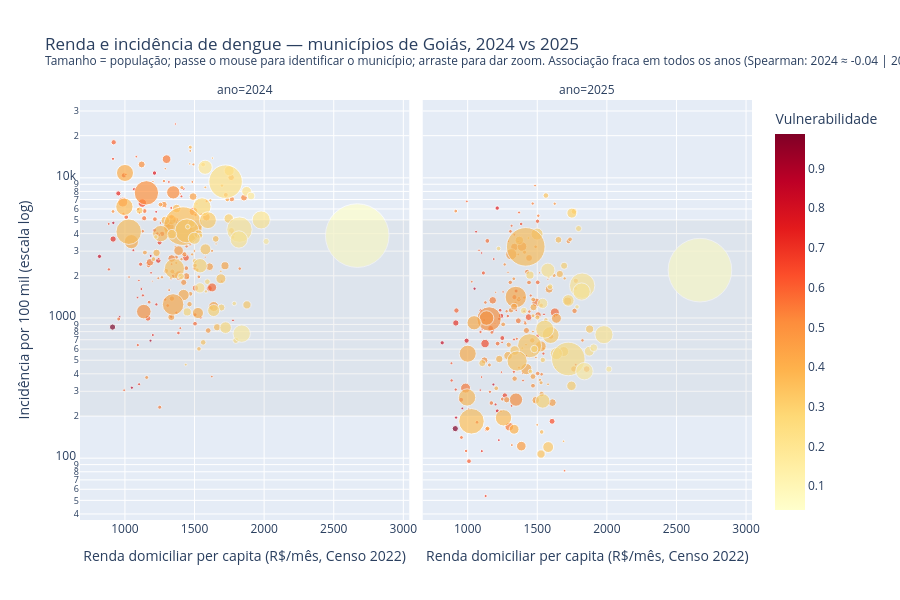

The notebook cell this image was saved under:
### Markdown cell above
## Como o índice de vulnerabilidade é calculado

Duas versões, ambas derivadas exclusivamente de dados oficiais (Censo 2022, API SIDRA):

**Visão 1 — somente renda**:

$$ V_{renda} = 1 - \frac{renda\_pc - \min}{\max - \min} = 1-\text{norm}(renda\_pc)$$

Onde $ renda\_pc $ é o rendimento nominal médio mensal domiciliar per capita (tabela 10295, variável 13431). Min–max invertido: o município mais rico do estado recebe 0 e o mais pobre recebe 1.

**Visão 2 — multidimensional** (atual, média de quatro componentes min–max):

$$ V = \frac{1}{4}\left[ (1-\text{norm}(renda\_pc) + \text{norm}(100-pct\_agua\_rede) + \text{norm}(100-pct\_esgoto\_rede) + \text{norm}(100-pct\_lixo\_coletado) \right]$$

Componentes do Censo 2022 (todos por município, % de domicílios particulares permanentes ocupados):

- \(pct\_agua\_rede\): com ligação à rede geral de distribuição de água como forma principal (tabela 6803, categoria 72144);
- \(pct\_esgoto\_rede\): com esgotamento sanitário ligado à rede geral/pluvial (tabela 6805, categoria 46290);
- \(pct\_lixo\_coletado\): com lixo coletado direta ou indiretamente (tabela 6892, categoria 2520);
- \(\text{norm}(\cdot)\) é a normalização min–max sobre os 246 municípios de Goiás; as privações entram invertidas (menos cobertura = mais vulnerável).

Cada componente pesa 25%. Nenhum valor é imputado: se um indicador falta para um município, o índice usa a média dos componentes disponíveis. Fonte: `scripts/baixar_ibge_renda.py`; procedência em `data/raw/metadados_ibge_renda.json`.

A versão multidimensional corrige a principal limitação da versão só-renda: capturar saneamento e serviços urbanos, determinantes diretos da dengue, e não deixar que a renda sozinha "fale" pelo município — como o exemplo a seguir mostra.

### Code cell
import numpy as np
import plotly.express as px
rho={ano:g.renda_pc.corr(g.incidencia_100k,method="spearman") for ano,g in base.groupby("ano")}
# Escala logarítmica: a incidência varia de ~200 a ~24 mil por 100 mil e concentra-se abaixo de ~5 mil.
fig=px.scatter(base,x="renda_pc",y="incidencia_100k",log_y=True,facet_col="ano",
               size="populacao",size_max=45,
               color="vulnerabilidade",color_continuous_scale="YlOrRd",
               hover_name="municipio",
               hover_data={"populacao":":,","casos":":,","renda_pc":":.0f",
                           "incidencia_100k":":,.0f","vulnerabilidade":":.2f"},
               labels={"renda_pc":"Renda domiciliar per capita (R$/mês, Censo 2022)",
                       "incidencia_100k":"Incidência por 100 mil (escala log)",
                       "vulnerabilidade":"Índice de vulnerabilidade (0-1)"},
               title=f"Renda e incidência de dengue — municípios de Goiás, {' vs '.join(rho)}<br>"
                     "<sup>Tamanho = população; passe o mouse para identificar o município; arraste para dar zoom. "
                     f"Associação fraca em todos os anos (Spearman: {' | '.join(f'{a} ≈ {v:.2f}' for a,v in rho.items())}): renda baixa é condição dominante no estado, "
                     "mas não separa sozinha quem adoece mais.</sup>")
# Destaca o agrupamento dominante: renda baixa com incidência abaixo de ~5 mil/100 mil.
fig.add_hrect(y0=200,y1=5000,fillcolor="grey",opacity=0.08,line_width=0,
              annotation_text="concentração: renda ≈ 1 salário mínimo, incidência < 5 mil/100 mil",
              annotation_position="inside top left",row="all",col="all")
# mostrando o gráfico final com as anotações e destaques
fig.update_layout(height=600,font_size=12,
                  coloraxis_colorbar={"title":{"text":"Vulnerabilidade"}})
fig.show()
# salvando o gráfico interativo em HTML
fig.write_html("grafico_renda_incidencia.html",include_plotlyjs="cdn")
print("Gráfico interativo salvo em notebooks/grafico_renda_incidencia.html")

### Figure 1 — Plotly figure (JSON) as saved in the notebook; plotly's stock layout.template omitted (floating-point values rounded to 4 significant figures; data arrays with more than 128 entries replaced by an {"elided": "..."} marker saying what was removed)
{"data": [{"customdata": {"elided": "246x3 float values"}, "hovertemplate": "<b>%{hovertext}</b><br><br>ano=2024<br>Renda domiciliar per capita (R$/mês, Censo 2022)=%{x:.0f}<br>Incidência por 100 mil (escala log)=%{y:,.0f}<br>populacao=%{customdata[0]:,}<br>casos=%{customdata[1]:,}<br>Índice de vulnerabilidade (0-1)=%{marker.color:.2f}<extra></extra>", "hovertext": {"elided": "246 str values"}, "legendgroup": "", "marker": {"color": {"elided": "246 float values"}, "coloraxis": "coloraxis", "size": {"elided": "246 int values"}, "sizemode": "area", "sizeref": 738.1, "symbol": "circle"}, "mode": "markers", "name": "", "orientation": "v", "showlegend": false, "type": "scatter", "x": {"elided": "246 float values"}, "xaxis": "x", "y": {"elided": "246 float values"}, "yaxis": "y"}, {"customdata": {"elided": "246x3 float values"}, "hovertemplate": "<b>%{hovertext}</b><br><br>ano=2025<br>Renda domiciliar per capita (R$/mês, Censo 2022)=%{x:.0f}<br>Incidência por 100 mil (escala log)=%{y:,.0f}<br>populacao=%{customdata[0]:,}<br>casos=%{customdata[1]:,}<br>Índice de vulnerabilidade (0-1)=%{marker.color:.2f}<extra></extra>", "hovertext": {"elided": "246 str values"}, "legendgroup": "", "marker": {"color": {"elided": "246 float values"}, "coloraxis": "coloraxis", "size": {"elided": "246 int values"}, "sizemode": "area", "sizeref": 738.1, "symbol": "circle"}, "mode": "markers", "name": "", "orientation": "v", "showlegend": false, "type": "scatter", "x": {"elided": "246 float values"}, "xaxis": "x2", "y": {"elided": "246 float values"}, "yaxis": "y2"}], "layout": {"annotations": [{"showarrow": false, "text": "ano=2024", "x": 0.245, "xanchor": "center", "xref": "paper", "y": 1, "yanchor": "bottom", "yref": "paper"}, {"showarrow": false, "text": "ano=2025", "x": 0.755, "xanchor": "center", "xref": "paper", "y": 1, "yanchor": "bottom", "yref": "paper"}, {"showarrow": false, "text": "concentração: renda ≈ 1 salário mínimo, incidência < 5 mil/100 mil", "x": 0, "xanchor": "left", "xref": "x domain", "y": 5000, "yanchor": "top", "yref": "y"}, {"showarrow": false, "text": "concentração: renda ≈ 1 salário mínimo, incidência < 5 mil/100 mil", "x": 0, "xanchor": "left", "xref": "x2 domain", "y": 5000, "yanchor": "top", "yref": "y2"}], "coloraxis": {"autocolorscale": false, "colorbar": {"title": {"text": "Vulnerabilidade"}}, "colorscale": [[0, "rgb(255,255,204)"], [0.125, "rgb(255,237,160)"], [0.25, "rgb(254,217,118)"], [0.375, "rgb(254,178,76)"], [0.5, "rgb(253,141,60)"], [0.625, "rgb(252,78,42)"], [0.75, "rgb(227,26,28)"], [0.875, "rgb(189,0,38)"], [1, "rgb(128,0,38)"]]}, "font": {"size": 12}, "height": 600, "legend": {"itemsizing": "constant", "tracegroupgap": 0}, "shapes": [{"fillcolor": "grey", "line": {"width": 0}, "opacity": 0.08, "type": "rect", "x0": 0, "x1": 1, "xref": "x domain", "y0": 200, "y1": 5000, "yref": "y"}, {"fillcolor": "grey", "line": {"width": 0}, "opacity": 0.08, "type": "rect", "x0": 0, "x1": 1, "xref": "x2 domain", "y0": 200, "y1": 5000, "yref": "y2"}], "title": {"text": "Renda e incidência de dengue — municípios de Goiás, 2024 vs 2025<br><sup>Tamanho = população; passe o mouse para identificar o município; arraste para dar zoom. Associação fraca em todos os anos (Spearman: 2024 ≈ -0.04 | 2025 ≈ 0.17): renda baixa é condição dominante no estado, mas não separa sozinha quem adoece mais.</sup>"}, "xaxis": {"anchor": "y", "domain": [0, 0.49], "title": {"text": "Renda domiciliar per capita (R$/mês, Censo 2022)"}}, "xaxis2": {"anchor": "y2", "domain": [0.51, 1], "matches": "x", "title": {"text": "Renda domiciliar per capita (R$/mês, Censo 2022)"}}, "yaxis": {"anchor": "x", "domain": [0, 1], "title": {"text": "Incidência por 100 mil (escala log)"}, "type": "log"}, "yaxis2": {"anchor": "x2", "domain": [0, 1], "matches": "y", "showticklabels": false, "type": "log"}}}
